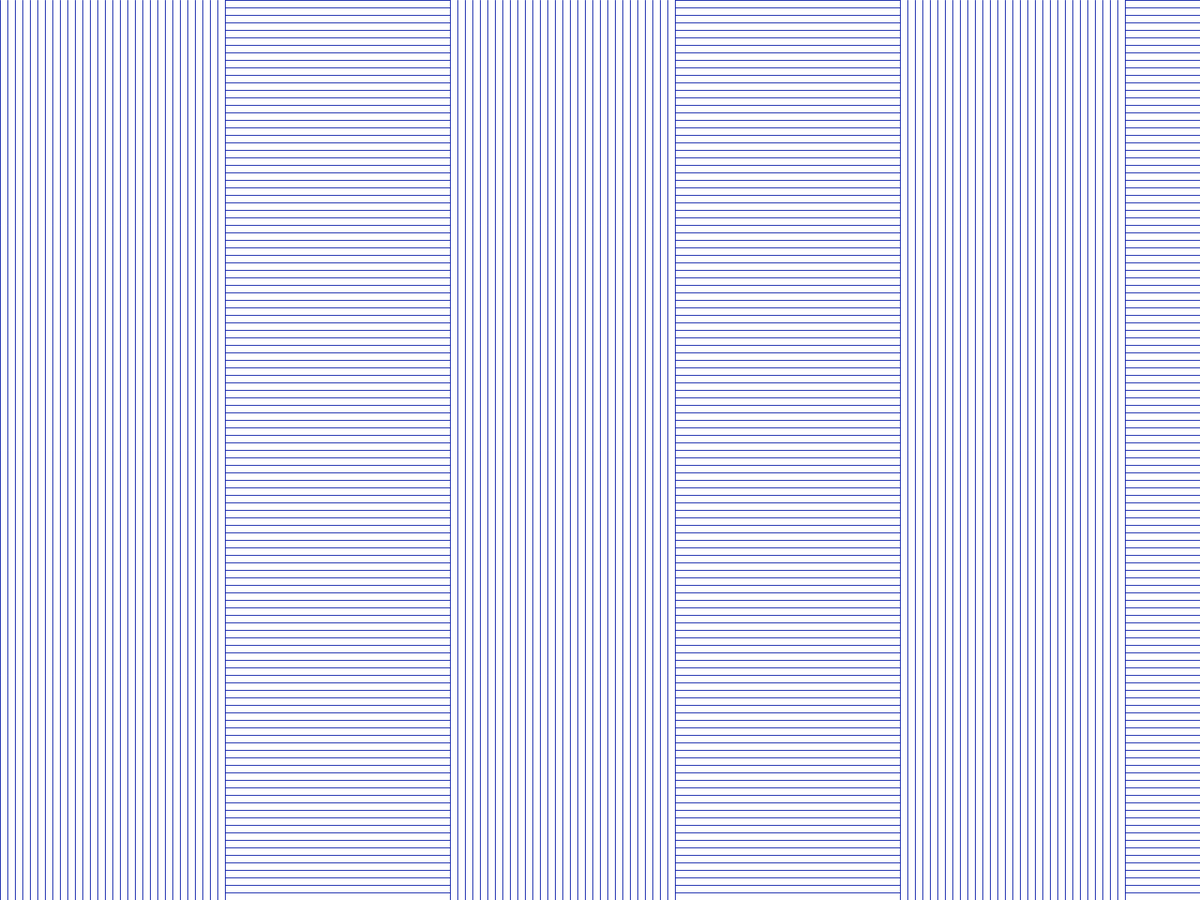
Frame 1 (no input)
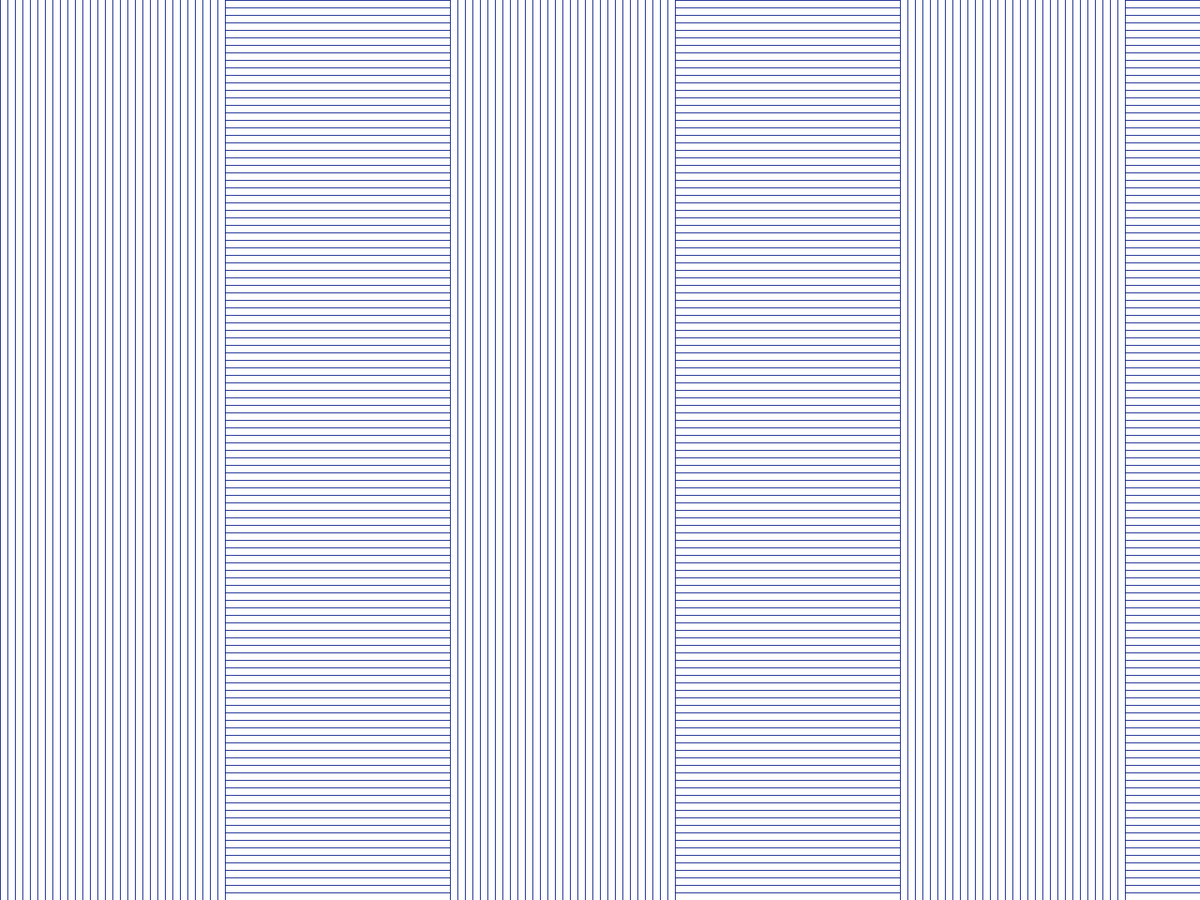
Frame 60 (the mouse pressed at the canvas centre just before this capture)
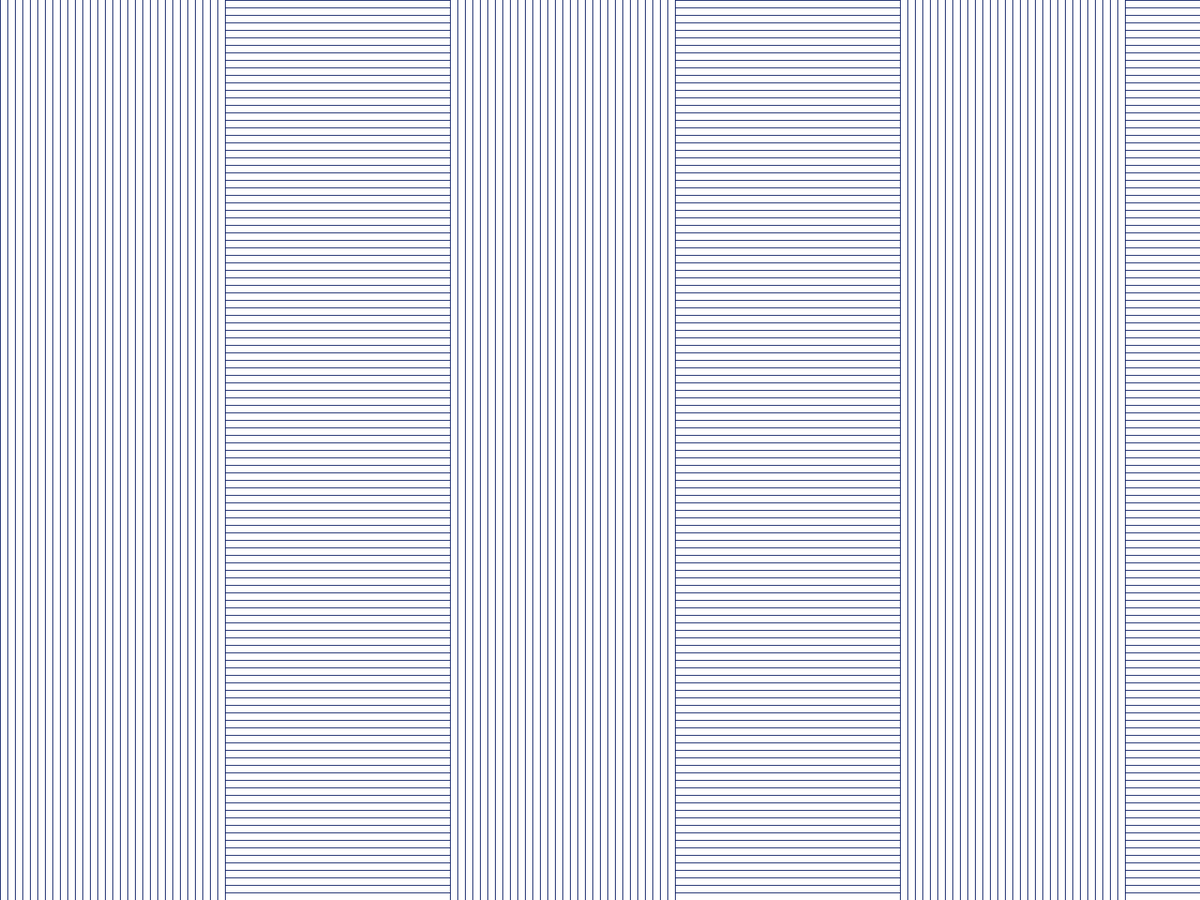
Frame 120 (the mouse held since frame 60 and released just before this capture)

The Processing sketch that drew these frames (run headless with seeded random() and noise(); from frame 60 on, the mouse is pressed at the canvas centre):

// Processing sketch: backgroundProgress
// ── backgroundProgress.pde
float x=0, y=0;
float pick=0;

void setup() {
  fullScreen();
  background(255, 255, 255);
}

void draw() {
  strokeWeight(1);
  stroke(0, 20, random(255));
  fill(0, 20, random(255));

  for (int col=0; col<(height+600); col+=300) {

    for (int row =0; row<(width+600); row+=300) {
      pick = random(2);

      for (int i = 0; i<=300; i+=10) {
        line(x+row+i, y+col, x+row+i, y+300+col);
      }
      x+=300;
      for (int i = 0; i<=300; i+=10) {
        line(x+row, y+i+col, x+row+300, y+i+col);
      }
    }
    x=0;
  }
}
